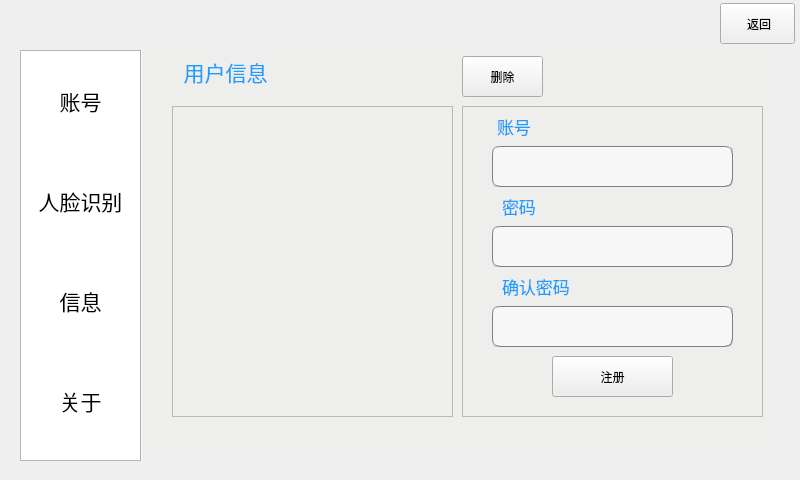
<?xml version="1.0" encoding="UTF-8"?>
<ui version="4.0">
 <class>admin</class>
 <widget class="QMainWindow" name="admin">
  <property name="geometry">
   <rect>
    <x>0</x>
    <y>0</y>
    <width>800</width>
    <height>480</height>
   </rect>
  </property>
  <property name="windowTitle">
   <string>MainWindow</string>
  </property>
  <widget class="QWidget" name="centralwidget">
   <widget class="QFrame" name="frame">
    <property name="geometry">
     <rect>
      <x>20</x>
      <y>50</y>
      <width>751</width>
      <height>411</height>
     </rect>
    </property>
    <property name="frameShape">
     <enum>QFrame::StyledPanel</enum>
    </property>
    <property name="frameShadow">
     <enum>QFrame::Raised</enum>
    </property>
    <widget class="QListWidget" name="listWidget">
     <property name="geometry">
      <rect>
       <x>0</x>
       <y>0</y>
       <width>121</width>
       <height>411</height>
      </rect>
     </property>
     <property name="styleSheet">
      <string notr="true">QListView:item {height:100px}
 QListView::item:selected {background-color: rgb(246, 212, 187);color:rgb(0, 0, 0)}
</string>
     </property>
     <item>
      <property name="text">
       <string>账号</string>
      </property>
      <property name="font">
       <font>
        <pointsize>16</pointsize>
       </font>
      </property>
      <property name="textAlignment">
       <set>AlignCenter</set>
      </property>
      <property name="foreground">
       <brush brushstyle="NoBrush">
        <color alpha="255">
         <red>29</red>
         <green>157</green>
         <blue>255</blue>
        </color>
       </brush>
      </property>
     </item>
     <item>
      <property name="text">
       <string>人脸识别</string>
      </property>
      <property name="font">
       <font>
        <pointsize>16</pointsize>
       </font>
      </property>
      <property name="textAlignment">
       <set>AlignCenter</set>
      </property>
      <property name="foreground">
       <brush brushstyle="NoBrush">
        <color alpha="255">
         <red>29</red>
         <green>157</green>
         <blue>255</blue>
        </color>
       </brush>
      </property>
     </item>
     <item>
      <property name="text">
       <string>信息</string>
      </property>
      <property name="font">
       <font>
        <pointsize>16</pointsize>
        <italic>false</italic>
       </font>
      </property>
      <property name="textAlignment">
       <set>AlignCenter</set>
      </property>
      <property name="foreground">
       <brush brushstyle="NoBrush">
        <color alpha="255">
         <red>29</red>
         <green>157</green>
         <blue>255</blue>
        </color>
       </brush>
      </property>
     </item>
     <item>
      <property name="text">
       <string>关于</string>
      </property>
      <property name="font">
       <font>
        <pointsize>16</pointsize>
        <weight>50</weight>
        <bold>false</bold>
       </font>
      </property>
      <property name="textAlignment">
       <set>AlignCenter</set>
      </property>
      <property name="foreground">
       <brush brushstyle="NoBrush">
        <color alpha="255">
         <red>29</red>
         <green>157</green>
         <blue>255</blue>
        </color>
       </brush>
      </property>
     </item>
    </widget>
    <widget class="QTabWidget" name="tabWidget">
     <property name="geometry">
      <rect>
       <x>120</x>
       <y>-30</y>
       <width>641</width>
       <height>451</height>
      </rect>
     </property>
     <property name="styleSheet">
      <string notr="true">background-color: rgb(238, 238, 236);</string>
     </property>
     <property name="currentIndex">
      <number>0</number>
     </property>
     <widget class="QWidget" name="tab_admin">
      <attribute name="title">
       <string>Tab 1</string>
      </attribute>
      <widget class="QLabel" name="label_sql">
       <property name="geometry">
        <rect>
         <x>30</x>
         <y>10</y>
         <width>111</width>
         <height>31</height>
        </rect>
       </property>
       <property name="font">
        <font>
         <pointsize>16</pointsize>
        </font>
       </property>
       <property name="styleSheet">
        <string notr="true">color:#1D9DFF;</string>
       </property>
       <property name="text">
        <string>  用户信息</string>
       </property>
      </widget>
      <widget class="QTableView" name="tableView_sql">
       <property name="geometry">
        <rect>
         <x>30</x>
         <y>60</y>
         <width>281</width>
         <height>311</height>
        </rect>
       </property>
      </widget>
      <widget class="QFrame" name="frame_signup">
       <property name="geometry">
        <rect>
         <x>320</x>
         <y>60</y>
         <width>301</width>
         <height>311</height>
        </rect>
       </property>
       <property name="frameShape">
        <enum>QFrame::StyledPanel</enum>
       </property>
       <property name="frameShadow">
        <enum>QFrame::Raised</enum>
       </property>
       <widget class="QLineEdit" name="lineEdit_password_1">
        <property name="geometry">
         <rect>
          <x>30</x>
          <y>120</y>
          <width>241</width>
          <height>41</height>
         </rect>
        </property>
        <property name="styleSheet">
         <string notr="true">background-color: rgb(247, 247, 247);
border:1px groove gray;border-radius:
7px;padding:2px 4px;
font: 10pt &quot;Candara&quot;;</string>
        </property>
       </widget>
       <widget class="QLineEdit" name="lineEdit_password_2">
        <property name="geometry">
         <rect>
          <x>30</x>
          <y>200</y>
          <width>241</width>
          <height>41</height>
         </rect>
        </property>
        <property name="styleSheet">
         <string notr="true">background-color: rgb(247, 247, 247);
border:1px groove gray;border-radius:
7px;padding:2px 4px;
font: 10pt &quot;Candara&quot;;</string>
        </property>
       </widget>
       <widget class="QLabel" name="label_signup_id">
        <property name="geometry">
         <rect>
          <x>35</x>
          <y>10</y>
          <width>41</width>
          <height>21</height>
         </rect>
        </property>
        <property name="font">
         <font>
          <pointsize>13</pointsize>
          <weight>50</weight>
          <bold>false</bold>
         </font>
        </property>
        <property name="styleSheet">
         <string notr="true">color: rgb(29, 157, 255);</string>
        </property>
        <property name="text">
         <string>账号</string>
        </property>
       </widget>
       <widget class="QLineEdit" name="lineEdit_id">
        <property name="geometry">
         <rect>
          <x>30</x>
          <y>40</y>
          <width>241</width>
          <height>41</height>
         </rect>
        </property>
        <property name="styleSheet">
         <string notr="true">background-color: rgb(247, 247, 247);
border:1px groove gray;border-radius:
7px;padding:2px 4px;
font: 10pt &quot;Candara&quot;;</string>
        </property>
       </widget>
       <widget class="QLabel" name="label_signup_password2">
        <property name="geometry">
         <rect>
          <x>40</x>
          <y>170</y>
          <width>81</width>
          <height>21</height>
         </rect>
        </property>
        <property name="font">
         <font>
          <pointsize>13</pointsize>
          <weight>50</weight>
          <bold>false</bold>
         </font>
        </property>
        <property name="styleSheet">
         <string notr="true">color: rgb(29, 157, 255);</string>
        </property>
        <property name="text">
         <string>确认密码</string>
        </property>
       </widget>
       <widget class="QPushButton" name="pushButton_sig">
        <property name="geometry">
         <rect>
          <x>90</x>
          <y>250</y>
          <width>121</width>
          <height>41</height>
         </rect>
        </property>
        <property name="text">
         <string>注册</string>
        </property>
       </widget>
       <widget class="QLabel" name="label_signup_password1">
        <property name="geometry">
         <rect>
          <x>40</x>
          <y>90</y>
          <width>81</width>
          <height>21</height>
         </rect>
        </property>
        <property name="font">
         <font>
          <pointsize>13</pointsize>
          <weight>50</weight>
          <bold>false</bold>
         </font>
        </property>
        <property name="styleSheet">
         <string notr="true">color: rgb(29, 157, 255);</string>
        </property>
        <property name="text">
         <string>密码</string>
        </property>
       </widget>
      </widget>
      <widget class="QPushButton" name="deleteuserButton">
       <property name="geometry">
        <rect>
         <x>320</x>
         <y>10</y>
         <width>81</width>
         <height>41</height>
        </rect>
       </property>
       <property name="text">
        <string>删除</string>
       </property>
      </widget>
     </widget>
     <widget class="QWidget" name="tab_face">
      <attribute name="title">
       <string>Tab 2</string>
      </attribute>
      <widget class="QPushButton" name="gotoButton">
       <property name="geometry">
        <rect>
         <x>510</x>
         <y>70</y>
         <width>101</width>
         <height>41</height>
        </rect>
       </property>
       <property name="text">
        <string>录入人脸</string>
       </property>
      </widget>
      <widget class="QTableView" name="facetableView_sql">
       <property name="geometry">
        <rect>
         <x>20</x>
         <y>70</y>
         <width>301</width>
         <height>301</height>
        </rect>
       </property>
      </widget>
      <widget class="QLabel" name="label_2">
       <property name="geometry">
        <rect>
         <x>30</x>
         <y>20</y>
         <width>231</width>
         <height>41</height>
        </rect>
       </property>
       <property name="font">
        <font>
         <pointsize>12</pointsize>
        </font>
       </property>
       <property name="styleSheet">
        <string notr="true">color: #1D9DFF;</string>
       </property>
       <property name="text">
        <string> 人脸识别数据库信息</string>
       </property>
      </widget>
      <widget class="QFrame" name="frame_2">
       <property name="geometry">
        <rect>
         <x>220</x>
         <y>70</y>
         <width>251</width>
         <height>231</height>
        </rect>
       </property>
       <property name="styleSheet">
        <string notr="true">#frame_2{border-radius:40px;
background-color: rgb(255, 255, 255);}</string>
       </property>
       <property name="frameShape">
        <enum>QFrame::StyledPanel</enum>
       </property>
       <property name="frameShadow">
        <enum>QFrame::Raised</enum>
       </property>
       <widget class="QPushButton" name="startButton">
        <property name="geometry">
         <rect>
          <x>80</x>
          <y>170</y>
          <width>101</width>
          <height>41</height>
         </rect>
        </property>
        <property name="text">
         <string>开始录入</string>
        </property>
       </widget>
       <widget class="QWidget" name="layoutWidget">
        <property name="geometry">
         <rect>
          <x>40</x>
          <y>50</y>
          <width>181</width>
          <height>111</height>
         </rect>
        </property>
        <layout class="QVBoxLayout" name="verticalLayout">
         <property name="spacing">
          <number>15</number>
         </property>
         <item>
          <widget class="QLineEdit" name="lineEditname">
           <property name="sizePolicy">
            <sizepolicy hsizetype="Expanding" vsizetype="Expanding">
             <horstretch>0</horstretch>
             <verstretch>0</verstretch>
            </sizepolicy>
           </property>
           <property name="placeholderText">
            <string>请输入用户名称</string>
           </property>
          </widget>
         </item>
         <item>
          <widget class="QLineEdit" name="lineEditnumber">
           <property name="sizePolicy">
            <sizepolicy hsizetype="Expanding" vsizetype="Expanding">
             <horstretch>0</horstretch>
             <verstretch>0</verstretch>
            </sizepolicy>
           </property>
           <property name="text">
            <string/>
           </property>
           <property name="placeholderText">
            <string>请输入用户编号</string>
           </property>
          </widget>
         </item>
        </layout>
       </widget>
      </widget>
      <widget class="QPushButton" name="tryButton">
       <property name="geometry">
        <rect>
         <x>510</x>
         <y>140</y>
         <width>101</width>
         <height>41</height>
        </rect>
       </property>
       <property name="text">
        <string>测试</string>
       </property>
      </widget>
      <widget class="QPushButton" name="deleteButton">
       <property name="geometry">
        <rect>
         <x>510</x>
         <y>210</y>
         <width>101</width>
         <height>41</height>
        </rect>
       </property>
       <property name="text">
        <string>删除</string>
       </property>
      </widget>
     </widget>
     <widget class="QWidget" name="tab_new">
      <attribute name="title">
       <string>页</string>
      </attribute>
     </widget>
     <widget class="QWidget" name="tab_about">
      <attribute name="title">
       <string>页</string>
      </attribute>
      <widget class="QTextEdit" name="textEdit">
       <property name="geometry">
        <rect>
         <x>40</x>
         <y>30</y>
         <width>531</width>
         <height>341</height>
        </rect>
       </property>
       <property name="font">
        <font>
         <pointsize>15</pointsize>
        </font>
       </property>
       <property name="styleSheet">
        <string notr="true">border:0px</string>
       </property>
       <property name="html">
        <string>&lt;!DOCTYPE HTML PUBLIC &quot;-//W3C//DTD HTML 4.0//EN&quot; &quot;http://www.w3.org/TR/REC-html40/strict.dtd&quot;&gt;
&lt;html&gt;&lt;head&gt;&lt;meta name=&quot;qrichtext&quot; content=&quot;1&quot; /&gt;&lt;style type=&quot;text/css&quot;&gt;
p, li { white-space: pre-wrap; }
&lt;/style&gt;&lt;/head&gt;&lt;body style=&quot; font-family:'Ubuntu'; font-size:15pt; font-weight:400; font-style:normal;&quot;&gt;
&lt;p align=&quot;center&quot; style=&quot; margin-top:0px; margin-bottom:0px; margin-left:0px; margin-right:0px; -qt-block-indent:0; text-indent:0px;&quot;&gt;&lt;span style=&quot; font-family:'SimSun'; color:#000000;&quot;&gt;家庭智能终端设备&lt;/span&gt;&lt;/p&gt;
&lt;p style=&quot; margin-top:0px; margin-bottom:0px; margin-left:0px; margin-right:0px; -qt-block-indent:0; text-indent:0px;&quot;&gt;&lt;span style=&quot; font-family:'SimSun'; color:#000000;&quot;&gt;项目介绍：&lt;/span&gt;&lt;/p&gt;
&lt;p style=&quot; margin-top:0px; margin-bottom:0px; margin-left:0px; margin-right:0px; -qt-block-indent:0; text-indent:0px;&quot;&gt;&lt;span style=&quot; font-family:'SimSun'; color:#000000;&quot;&gt;	基于windows系统平台下的智能终端程序,为用户带来智能家居的体验。&lt;/span&gt;&lt;/p&gt;
&lt;p style=&quot; margin-top:0px; margin-bottom:0px; margin-left:0px; margin-right:0px; -qt-block-indent:0; text-indent:0px;&quot;&gt;&lt;span style=&quot; font-family:'SimSun'; color:#000000;&quot;&gt;功能介绍：&lt;/span&gt;&lt;/p&gt;
&lt;p style=&quot; margin-top:0px; margin-bottom:0px; margin-left:0px; margin-right:0px; -qt-block-indent:0; text-indent:0px;&quot;&gt;&lt;span style=&quot; font-family:'SimSun'; color:#000000;&quot;&gt;	人脸识别&lt;/span&gt;&lt;/p&gt;
&lt;p style=&quot; margin-top:0px; margin-bottom:0px; margin-left:0px; margin-right:0px; -qt-block-indent:0; text-indent:0px;&quot;&gt;&lt;span style=&quot; font-family:'SimSun'; color:#000000;&quot;&gt;	图像查看&lt;/span&gt;&lt;/p&gt;
&lt;p style=&quot; margin-top:0px; margin-bottom:0px; margin-left:0px; margin-right:0px; -qt-block-indent:0; text-indent:0px;&quot;&gt;&lt;span style=&quot; font-family:'SimSun'; color:#000000;&quot;&gt;	在线音乐播放&lt;/span&gt;&lt;/p&gt;
&lt;p style=&quot; margin-top:0px; margin-bottom:0px; margin-left:0px; margin-right:0px; -qt-block-indent:0; text-indent:0px;&quot;&gt;&lt;span style=&quot; font-family:'SimSun'; color:#000000;&quot;&gt;	生活信息查询显示&lt;/span&gt;&lt;/p&gt;
&lt;p style=&quot; margin-top:0px; margin-bottom:0px; margin-left:0px; margin-right:0px; -qt-block-indent:0; text-indent:0px;&quot;&gt;&lt;span style=&quot; font-family:'SimSun'; color:#000000;&quot;&gt;	家庭设备控制&lt;/span&gt;&lt;/p&gt;
&lt;p style=&quot; margin-top:0px; margin-bottom:0px; margin-left:0px; margin-right:0px; -qt-block-indent:0; text-indent:0px;&quot;&gt;&lt;span style=&quot; font-family:'SimSun'; color:#000000;&quot;&gt;	管理&lt;/span&gt;&lt;/p&gt;
&lt;p style=&quot; margin-top:0px; margin-bottom:0px; margin-left:0px; margin-right:0px; -qt-block-indent:0; text-indent:0px;&quot;&gt;&lt;span style=&quot; font-family:'SimSun'; color:#000000;&quot;&gt;项目源码：&lt;/span&gt;&lt;/p&gt;&lt;/body&gt;&lt;/html&gt;</string>
       </property>
       <property name="placeholderText">
        <string/>
       </property>
      </widget>
     </widget>
    </widget>
   </widget>
   <widget class="QLabel" name="label">
    <property name="geometry">
     <rect>
      <x>310</x>
      <y>10</y>
      <width>171</width>
      <height>31</height>
     </rect>
    </property>
    <property name="font">
     <font>
      <pointsize>20</pointsize>
     </font>
    </property>
    <property name="styleSheet">
     <string notr="true">color: rgb(238, 238, 236);</string>
    </property>
    <property name="text">
     <string> 管理</string>
    </property>
    <property name="alignment">
     <set>Qt::AlignCenter</set>
    </property>
   </widget>
   <widget class="QPushButton" name="pushButton">
    <property name="geometry">
     <rect>
      <x>720</x>
      <y>3</y>
      <width>75</width>
      <height>41</height>
     </rect>
    </property>
    <property name="text">
     <string> 返回</string>
    </property>
   </widget>
  </widget>
 </widget>
 <resources/>
 <connections/>
</ui>
